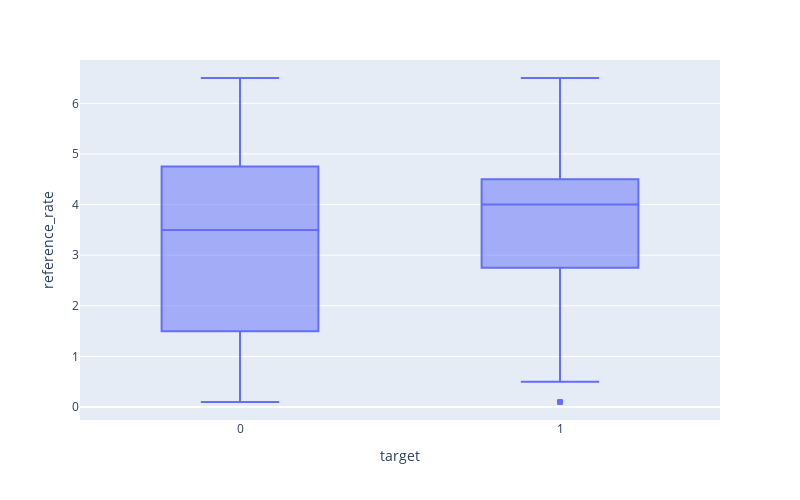

Notebook code cell kept with this figure:
### Code cell
px.box(data_frame=ipo, x='target', y='reference_rate', width=800, height=500)

### Figure 1 — Plotly figure (JSON) as saved in the notebook; plotly's stock layout.template omitted (floating-point values rounded to 4 significant figures; data arrays with more than 128 entries replaced by an {"elided": "..."} marker saying what was removed)
{"data": [{"alignmentgroup": "True", "hovertemplate": "target=%{x}<br>reference_rate=%{y}<extra></extra>", "legendgroup": "", "marker": {"color": "#636efa"}, "name": "", "notched": false, "offsetgroup": "", "orientation": "v", "showlegend": false, "type": "box", "x": {"elided": "320 int values"}, "x0": " ", "xaxis": "x", "y": {"elided": "320 float values"}, "y0": " ", "yaxis": "y"}], "layout": {"boxmode": "group", "height": 500, "legend": {"tracegroupgap": 0}, "margin": {"t": 60}, "width": 800, "xaxis": {"anchor": "y", "domain": [0, 1], "title": {"text": "target"}}, "yaxis": {"anchor": "x", "domain": [0, 1], "title": {"text": "reference_rate"}}}}
